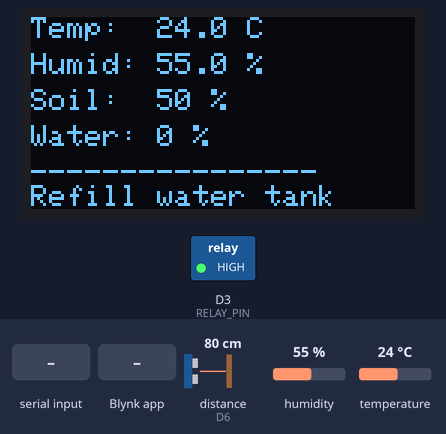
The sketch below on a simulated ESP8266 (NodeMCU). Shown: 128×64 one-colour display, switched loads named in the sketch (green lamp = pin HIGH). The test bench sets the inputs (shaded band); at power-on: distance to the obstacle (sensor on D6) 80 cm, temperature 24 °C, humidity 55 %. The echo pulse lasts 58.3 µs per cm; WiFi joins after 1.5 s; servers stay silent unless stated; pins used as bus, display or sensor lines are not drawn; what the sketch prints to the serial monitor is not drawn.

Above: at 8.0 s.
8.1 s: distance to the obstacle (sensor on D6) set to 2 cm
At 11.6 s:
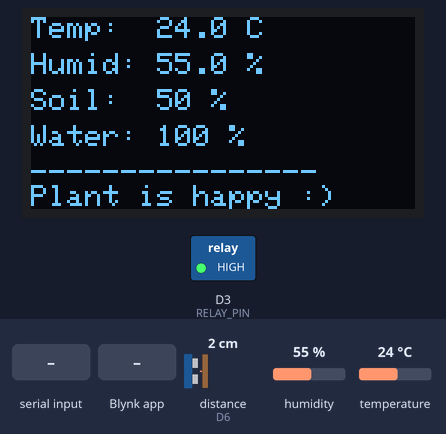
11.9 s: "90,45\n" received over the second serial link
At 13.9 s:
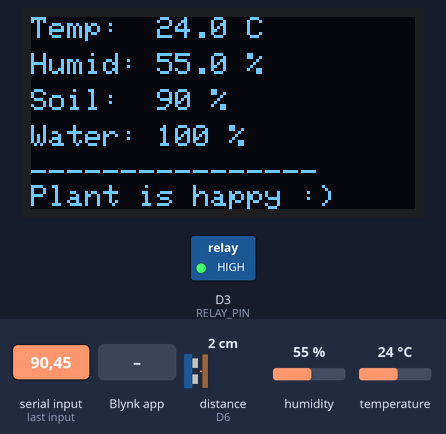
20.5 s: distance to the obstacle (sensor on D6) set to 18 cm
At 23.2 s:
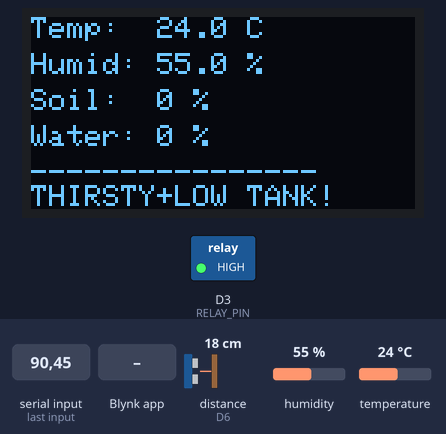
23.9 s: Blynk app writes 1 to V4
At 24.9 s:
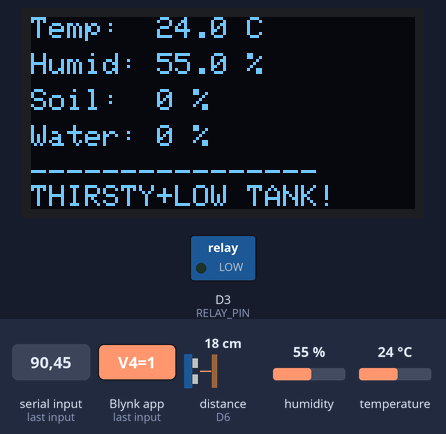
25.4 s: "30,150\n" received over the second serial link
At 29.0 s:
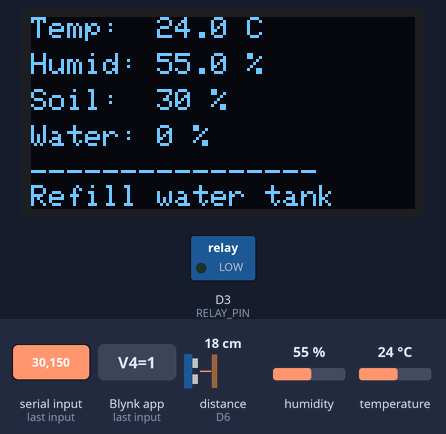
29.9 s: temperature set to 41 °C
At 32.4 s:
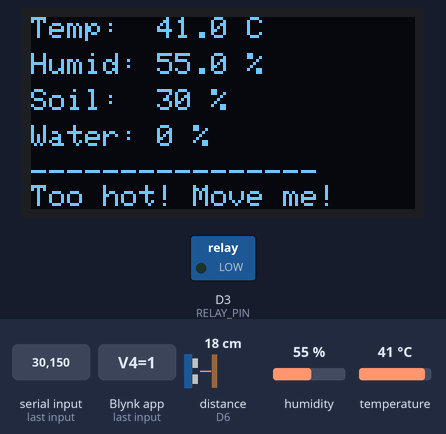
Timing chart, 0 to 33.9 s (numbered marks = the images above; inputs shaded):
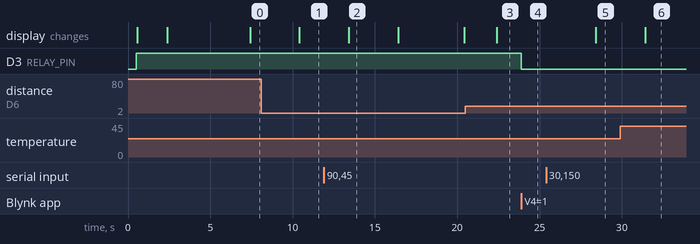

Measured:
- after the input at 8.1 s, the display: changes after 2.3 s (image 1)
- after the input at 11.9 s, the display: changes after 1.5 s (image 2)
- after the input at 20.5 s, the display: changes after 1.9 s (image 3)
- after the input at 23.9 s, D3 (RELAY_PIN): HIGH → LOW at once
- after the input at 25.4 s, the display: changes after 3.0 s (image 5)
- after the input at 29.9 s, the display: changes after 1.5 s (image 6)
- what the display in image 2 shows lasts 3.0 s, from 13.4 s to 16.4 s

The sketch:

ESPCode.ino
```cpp
// ══════════════════════════════════════════
// ESP8266 NodeMCU — Greenova
// ══════════════════════════════════════════

#define BLYNK_TEMPLATE_ID   "TMPL6l9AZ94ca"
#define BLYNK_TEMPLATE_NAME "Smart Plant"
#define BLYNK_AUTH_TOKEN    "HyWjEw0cETDV9RYnLRfLMYo8OismjTY6"
#define BLYNK_PRINT Serial

#include <ESP8266WiFi.h>
#include <BlynkSimpleEsp8266.h>
#include <DHT.h>
#include <Wire.h>
#include <Adafruit_GFX.h>
#include <Adafruit_SSD1306.h>
#include <SoftwareSerial.h>

char ssid[] = "Ishmam";
char pass[] = "hellaDOPE2809";

#define DHTPIN      D7
#define DHTTYPE     DHT22
#define RELAY_PIN   D3
#define TRIG_PIN    D5
#define ECHO_PIN    D6
#define UNO_RX      D10
#define UNO_TX      D9

#define SCREEN_W 128
#define SCREEN_H  64
Adafruit_SSD1306 display(SCREEN_W, SCREEN_H, &Wire, -1);

DHT dht(DHTPIN, DHTTYPE);
SoftwareSerial unoSerial(UNO_RX, UNO_TX);
BlynkTimer timer;

bool wifiConnected     = false;
bool moistureAlertSent = false;
bool tempAlertSent     = false;
bool waterAlertSent    = false;
bool humidityAlertSent = false;

float temperature  = 0.0;
float humidity     = 0.0;
int   soilMoisture = 50;
int   waterLevel   = 100;

BLYNK_WRITE(V4) {
  int val = param.asInt();
  if (val == 1) {
    digitalWrite(RELAY_PIN, LOW);
    Serial.println("Pump: ON");
  } else {
    digitalWrite(RELAY_PIN, HIGH);
    Serial.println("Pump: OFF");
  }
}

int getWaterLevel() {
  digitalWrite(TRIG_PIN, LOW);
  delayMicroseconds(2);
  digitalWrite(TRIG_PIN, HIGH);
  delayMicroseconds(10);
  digitalWrite(TRIG_PIN, LOW);
  long dur = pulseIn(ECHO_PIN, HIGH, 30000);
  if (dur == 0) return waterLevel;
  float distCm = dur * 0.034 / 2.0;
  int level = map((int)(distCm * 10), 30, 145, 100, 2);
  return constrain(level, 0, 100);
}

int readSoilFromUNO() {
  if (unoSerial.available() > 0) {
    int val = unoSerial.parseInt();
    if (val >= 0 && val <= 100) return val;
  }
  return soilMoisture;
}

void updateOLED() {
  display.clearDisplay();
  display.setTextSize(1);
  display.setTextColor(SSD1306_WHITE);

  display.setCursor(0, 0);
  display.print("Temp:  ");
  display.print(temperature, 1);
  display.println(" C");

  display.setCursor(0, 12);
  display.print("Humid: ");
  display.print(humidity, 1);
  display.println(" %");

  display.setCursor(0, 24);
  display.print("Soil:  ");
  display.print(soilMoisture);
  display.println(" %");

  display.setCursor(0, 36);
  display.print("Water: ");
  display.print(waterLevel);
  display.println(" %");

  display.setCursor(0, 48);
  display.println("----------------");

  display.setCursor(0, 56);
  if (soilMoisture < 30 && waterLevel < 20) {
    display.println("THIRSTY+LOW TANK!");
  } else if (soilMoisture < 30) {
    display.println("Plant is thirsty!");
  } else if (temperature > 35.0) {
    display.println("Too hot! Move me!");
  } else if (waterLevel < 20) {
    display.println("Refill water tank");
  } else if (humidity < 30.0) {
    display.println("Air is too dry!");
  } else {
    display.println("Plant is happy :)");
  }

  display.display();
}

void sendToBlynk() {
  if (!wifiConnected) return;
  Blynk.virtualWrite(V0, temperature);
  Blynk.virtualWrite(V1, humidity);
  Blynk.virtualWrite(V2, soilMoisture);
  Blynk.virtualWrite(V3, waterLevel);
}

void checkAlerts() {
  if (!wifiConnected) return;

  if (soilMoisture < 30 && !moistureAlertSent) {
    Blynk.logEvent("low_moisture", "Plant needs water! Soil is dry.");
    moistureAlertSent = true;
  }
  if (soilMoisture >= 35) moistureAlertSent = false;

  if (temperature > 35.0 && !tempAlertSent) {
    Blynk.logEvent("high_temp", "Too hot! Move the plant.");
    tempAlertSent = true;
  }
  if (temperature <= 33.0) tempAlertSent = false;

  if (waterLevel < 20 && !waterAlertSent) {
    Blynk.logEvent("low_water", "Water tank almost empty! Please refill.");
    waterAlertSent = true;
  }
  if (waterLevel >= 25) waterAlertSent = false;

  if (humidity < 30.0 && !humidityAlertSent) {
    Blynk.logEvent("low_humidity", "Air is too dry around the plant!");
    humidityAlertSent = true;
  }
  if (humidity >= 35.0) humidityAlertSent = false;
}

void updateSensors() {
  float t = dht.readTemperature();
  float h = dht.readHumidity();
  if (!isnan(t) && !isnan(h)) {
    temperature = t;
    humidity    = h;
  } else {
    Serial.println("DHT22 read failed");
  }

  waterLevel   = getWaterLevel();
  soilMoisture = readSoilFromUNO();

  updateOLED();
  sendToBlynk();
  checkAlerts();

  Serial.println("--- Update ---");
  Serial.print("Temp: ");   Serial.println(temperature);
  Serial.print("Humid: ");  Serial.println(humidity);
  Serial.print("Soil: ");   Serial.println(soilMoisture);
  Serial.print("Water: ");  Serial.println(waterLevel);
  Serial.print("WiFi: ");   Serial.println(wifiConnected ? "YES" : "NO");
}

void setup() {
  Wire.begin(D2, D1);
  Serial.begin(115200);
  delay(500);
  Serial.println("\nGreenova starting...");

  unoSerial.begin(9600);

  pinMode(RELAY_PIN, OUTPUT);
  digitalWrite(RELAY_PIN, HIGH);
  pinMode(TRIG_PIN, OUTPUT);
  pinMode(ECHO_PIN, INPUT);

  dht.begin();

  if (!display.begin(SSD1306_SWITCHCAPVCC, 0x3C)) {
    Serial.println("Trying OLED 0x3D...");
    if (!display.begin(SSD1306_SWITCHCAPVCC, 0x3D)) {
      Serial.println("OLED failed — check SDA D2 and SCL D1");
    } else {
      Serial.println("OLED found at 0x3D");
    }
  } else {
    Serial.println("OLED found at 0x3C");
  }

  display.clearDisplay();
  display.setTextSize(1);
  display.setTextColor(SSD1306_WHITE);
  display.setCursor(15, 8);
  display.println("Greenova");
  display.setCursor(15, 20);
  display.println("Starting");
  display.setCursor(5, 38);
  display.println("Connecting WiFi...");
  display.display();

  Serial.println("Connecting to WiFi...");
  WiFi.begin(ssid, pass);
  int attempts = 0;
  while (WiFi.status() != WL_CONNECTED && attempts < 20) {
    delay(500);
    Serial.print(".");
    attempts++;
  }

  if (WiFi.status() == WL_CONNECTED) {
    wifiConnected = true;
    Serial.println("\nWiFi Connected!");
    Serial.print("IP: ");
    Serial.println(WiFi.localIP());
    Blynk.config(BLYNK_AUTH_TOKEN);
    Blynk.connect();
    display.clearDisplay();
    display.setCursor(10, 20);
    display.println("WiFi Connected!");
    display.setCursor(10, 34);
    display.println("Blynk Connected!");
    display.display();
    delay(2000);
  } else {
    wifiConnected = false;
    Serial.println("\nWiFi FAILED!");
    Serial.println("Turn on hotspot first then press RST");
    display.clearDisplay();
    display.setCursor(5, 20);
    display.println("WiFi Failed!");
    display.setCursor(5, 34);
    display.println("Running offline");
    display.display();
    delay(2000);
  }

  timer.setInterval(3000L, updateSensors);
  Serial.println("Setup complete. Reading sensors every 3 seconds...");
}

void loop() {
  if (wifiConnected) {
    Blynk.run();
  }
  timer.run();
}
```
